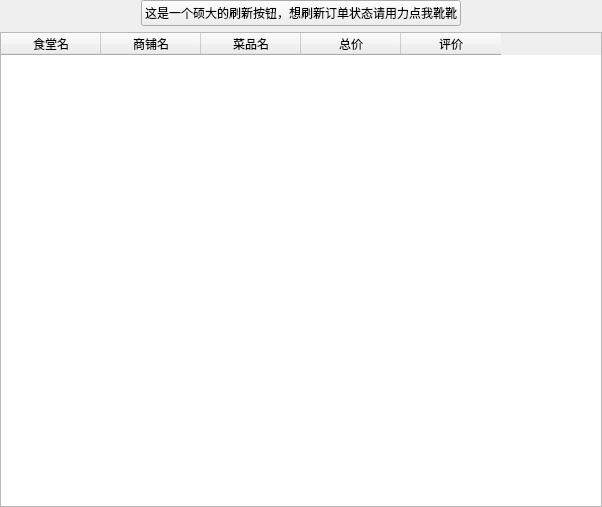
<?xml version="1.0" encoding="UTF-8"?>
<ui version="4.0">
 <class>Form</class>
 <widget class="QWidget" name="Form">
  <property name="geometry">
   <rect>
    <x>0</x>
    <y>0</y>
    <width>602</width>
    <height>507</height>
   </rect>
  </property>
  <property name="windowTitle">
   <string>Form</string>
  </property>
  <layout class="QGridLayout" name="gridLayout">
   <property name="leftMargin">
    <number>0</number>
   </property>
   <property name="topMargin">
    <number>0</number>
   </property>
   <property name="rightMargin">
    <number>0</number>
   </property>
   <property name="bottomMargin">
    <number>0</number>
   </property>
   <item row="0" column="0">
    <layout class="QVBoxLayout" name="verticalLayout">
     <item>
      <layout class="QHBoxLayout" name="horizontalLayout_3"/>
     </item>
     <item>
      <layout class="QHBoxLayout" name="horizontalLayout_6">
       <item>
        <spacer name="horizontalSpacer_2">
         <property name="orientation">
          <enum>Qt::Horizontal</enum>
         </property>
         <property name="sizeHint" stdset="0">
          <size>
           <width>40</width>
           <height>20</height>
          </size>
         </property>
        </spacer>
       </item>
       <item>
        <widget class="QPushButton" name="btn_refresh">
         <property name="styleSheet">
          <string notr="true">font: 12pt &quot;宋体&quot;;</string>
         </property>
         <property name="text">
          <string>这是一个硕大的刷新按钮，想刷新订单状态请用力点我靴靴</string>
         </property>
        </widget>
       </item>
       <item>
        <spacer name="horizontalSpacer_3">
         <property name="orientation">
          <enum>Qt::Horizontal</enum>
         </property>
         <property name="sizeHint" stdset="0">
          <size>
           <width>40</width>
           <height>20</height>
          </size>
         </property>
        </spacer>
       </item>
      </layout>
     </item>
     <item>
      <widget class="QTableWidget" name="tableWidget_order">
       <property name="styleSheet">
        <string notr="true">font: 12pt &quot;宋体&quot;;</string>
       </property>
       <property name="horizontalScrollBarPolicy">
        <enum>Qt::ScrollBarAsNeeded</enum>
       </property>
       <property name="sizeAdjustPolicy">
        <enum>QAbstractScrollArea::AdjustToContents</enum>
       </property>
       <property name="autoScroll">
        <bool>false</bool>
       </property>
       <property name="editTriggers">
        <set>QAbstractItemView::NoEditTriggers</set>
       </property>
       <property name="selectionBehavior">
        <enum>QAbstractItemView::SelectColumns</enum>
       </property>
       <property name="sortingEnabled">
        <bool>true</bool>
       </property>
       <attribute name="horizontalHeaderMinimumSectionSize">
        <number>100</number>
       </attribute>
       <attribute name="verticalHeaderCascadingSectionResizes">
        <bool>false</bool>
       </attribute>
       <attribute name="verticalHeaderMinimumSectionSize">
        <number>23</number>
       </attribute>
       <attribute name="verticalHeaderDefaultSectionSize">
        <number>30</number>
       </attribute>
       <column>
        <property name="text">
         <string>食堂名</string>
        </property>
       </column>
       <column>
        <property name="text">
         <string>商铺名</string>
        </property>
       </column>
       <column>
        <property name="text">
         <string>菜品名</string>
        </property>
       </column>
       <column>
        <property name="text">
         <string>总价</string>
        </property>
       </column>
       <column>
        <property name="text">
         <string>评价</string>
        </property>
       </column>
      </widget>
     </item>
    </layout>
   </item>
  </layout>
 </widget>
 <resources/>
 <connections/>
</ui>
